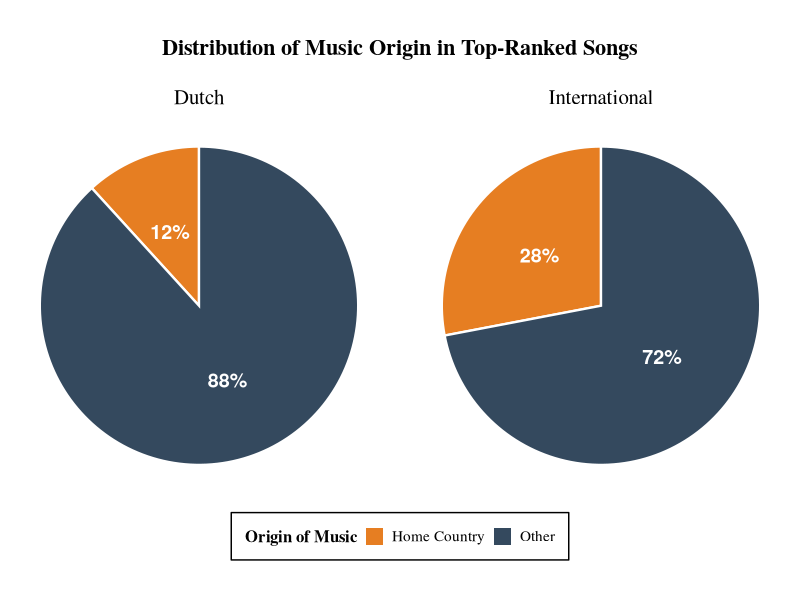
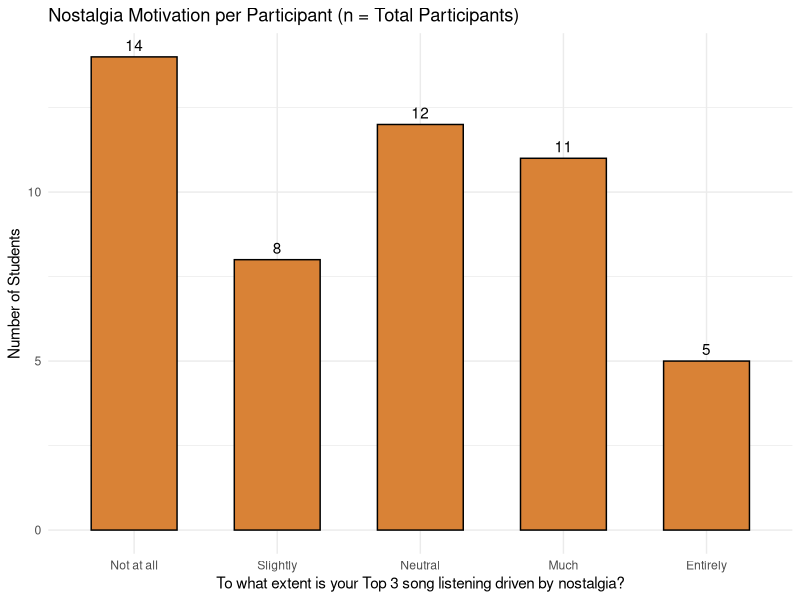
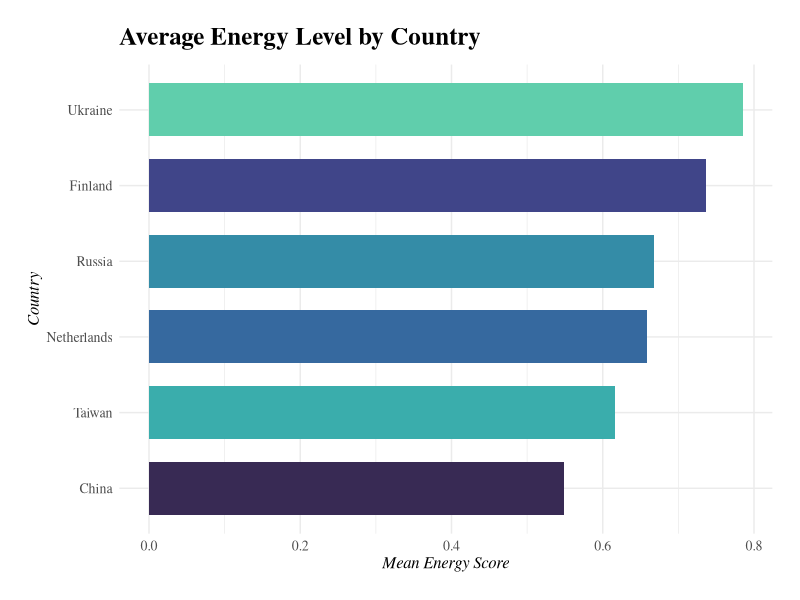
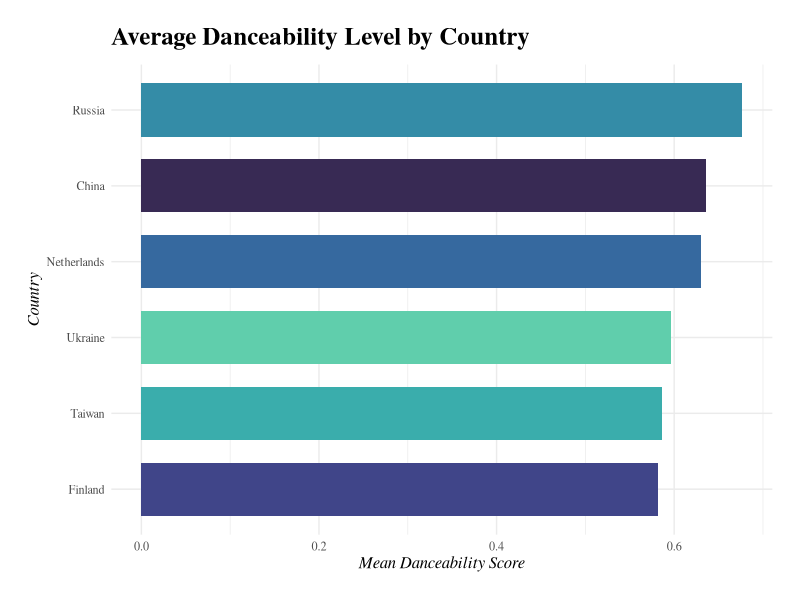
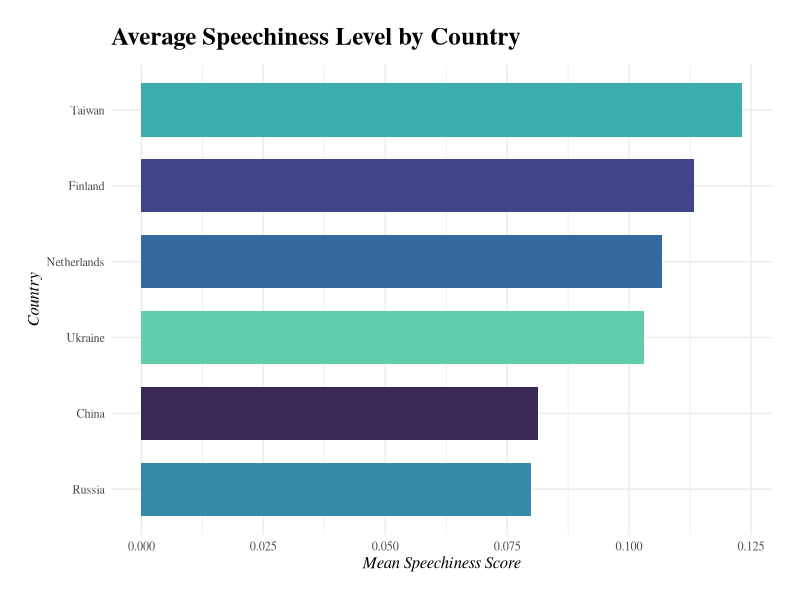

These charts were generated, in order, by the following R code:
## ---- chunk 1
#| include: false
library(tidyverse)

dutch_students <- read_csv("data_cleaned_dutch_final.csv")
international_students  <- read_csv("data_cleaned_international_final.csv")
all_students <- read_csv("merged_cleaned_final_fixed_Q11_Q12_reordered.csv")


international_home_music = international_students[, c("Q11"), drop = FALSE]

# making data of home-based music for dutch students
dutch_home_music = dutch_students[, c("Q12"), drop = FALSE]

# converting dutch_home_music and international_home_music data to long format using the
# tidy package

colnames(dutch_home_music) <- "home"
colnames(international_home_music) <- "home"

# giving the value 1 to 'Not from the Nederlands' and 0 to Music from the nederlands in dutch dataset
dutch_home_music$home_val <- ifelse(dutch_home_music$home == "Not from the Netherlands", 1, 0)

# giving the value 1 to 'Neither home or Nl and 0 to Music from my home country/culture
international_home_music$home_val <- ifelse(international_home_music$home == "Neither home nor NL", 1, 0)

# combine datasets
plot_data <- bind_rows(
  dutch_home_music %>% mutate(Group = "Dutch"),
  international_home_music %>% mutate(Group = "International")
) %>%
  mutate(label = if_else(home_val == 0, "Home Country", "Other"))

country_analysis <- all_students %>%
  group_by(Q7) %>%
  summarise(
    avg_danceability = mean(Danceability, na.rm = TRUE),
    avg_energy = mean(Energy, na.rm = TRUE),
    avg_speechiness = mean(Speechiness, na.rm = TRUE),
    count = n() 
  ) %>%
  filter(count > 6) %>%
  arrange(desc(count))

international_students_individual <- international_students %>%
  filter(row_number() %% 3 == 1)

## ---- chunk 2

# calculate percentage for each group
pie_summary <- plot_data %>%
  group_by(Group, label) %>%
  summarise(count = n(), .groups = 'drop') %>%
  group_by(Group) %>%
  mutate(percentage = count / sum(count))

ggplot(pie_summary, aes(x = 1, y = percentage, fill = label)) +
  geom_bar(stat = "identity", width = 1, color = "white", size = 0.8) +
  coord_polar("y", start = 0) +
  facet_wrap(~Group) +
  theme_void(base_family = "serif") + 
  scale_fill_manual(values = c("Home Country" = "#E67E22", "Other" = "#34495E")) +
  
  geom_text(aes(label = scales::percent(percentage, accuracy = 1)), 
            position = position_stack(vjust = 0.5), 
            color = "white", fontface = "bold", size = 5) +
  
  labs(title = "Distribution of Music Origin in Top-Ranked Songs",
       fill = "Origin of Music") +
  theme(
    plot.title = element_text(hjust = 0.5, face = "bold", size = 16, margin = margin(b = 20)),
    
    strip.placement = "outside",
    strip.text = element_text(size = 15),
    panel.spacing = unit(0.2, "lines"),
    
    # legend adjustment
    legend.position = "bottom",
    legend.title = element_text(face = "bold", size = 12),
    legend.text = element_text(size = 11),
    legend.key.size = unit(0.5, "cm"),
    
    legend.box.background = element_rect(color = "black",linewidth = 0.5),
    legend.box.margin = margin(10, 10, 10, 10)
  ) +
  
  guides(fill = guide_legend(override.aes = list(color = NA, shape = 15)))

 

## ---- chunk 3
#| title: Nostalgia per participant

international_students_individual <- international_students %>%
  filter(row_number() %% 3 == 1) %>%  
  
  mutate(
    score = as.numeric(substr(Q13, 1, 1)),
    score_label = factor(score, levels = 1:5, 
                         labels = c("Not at all", "Slightly", "Neutral", "Much", "Entirely"))
  ) %>%
  
  select(respondent_id, Q13, score, score_label) 

ggplot(international_students_individual, aes(x = score_label)) +
  geom_bar(fill = "#D98236", color = "black", width = 0.6) + 
  geom_text(stat='count', aes(label=..count..), vjust=-0.5) + 
  labs(
    title = "Nostalgia Motivation per Participant (n = Total Participants)",
    x = "To what extent is your Top 3 song listening driven by nostalgia?",
    y = "Number of Students"
  ) +
  theme_minimal()
## ---- chunk 4
#| title: Energy
ggplot(country_analysis, aes(x = reorder(Q7, avg_energy), y = avg_energy, fill = Q7)) +
  geom_bar(stat = "identity", width = 0.7) +
  coord_flip() +
  
  scale_fill_viridis_d(option = "mako", begin = 0.2, end = 0.8) +
  
  labs(title = "Average Energy Level by Country",
       x = "Country",
       y = "Mean Energy Score") +
  
  theme_minimal(base_family = "serif") + 
  theme(
    legend.position = "none",
    text = element_text(family = "serif"),
    plot.title = element_text(size = 18, face = "bold", margin = margin(b = 10)),
    axis.title = element_text(size = 12, face = "italic"),
    axis.text = element_text(size = 10),
    plot.margin = margin(20, 20, 20, 20)
  )

## ---- chunk 5
#| title: Danceability
ggplot(country_analysis, aes(x = reorder(Q7, avg_danceability), y = avg_danceability, fill = Q7)) +
  geom_bar(stat = "identity", width = 0.7) +
  coord_flip() +
  scale_fill_viridis_d(option = "mako", begin = 0.2, end = 0.8) +
  labs(title = "Average Danceability Level by Country",
       x = "Country", y = "Mean Danceability Score") +
  theme_minimal(base_family = "serif") + 
  theme(
    legend.position = "none",
    text = element_text(family = "serif"),
    plot.title = element_text(size = 18, face = "bold", margin = margin(b = 10)),
    axis.title = element_text(size = 12, face = "italic"),
    plot.margin = margin(20, 20, 20, 20)
  )
## ---- chunk 6
#| title: Speachiness
ggplot(country_analysis, aes(x = reorder(Q7, avg_speechiness), y = avg_speechiness, fill = Q7)) +
  geom_bar(stat = "identity", width = 0.7) +
  coord_flip() +
  scale_fill_viridis_d(option = "mako", begin = 0.2, end = 0.8) +
  labs(title = "Average Speechiness Level by Country",
       x = "Country", y = "Mean Speechiness Score") +
  theme_minimal(base_family = "serif") + 
  theme(
    legend.position = "none",
    text = element_text(family = "serif"),
    plot.title = element_text(size = 18, face = "bold", margin = margin(b = 10)),
    axis.title = element_text(size = 12, face = "italic"),
    plot.margin = margin(20, 20, 20, 20)
  )


